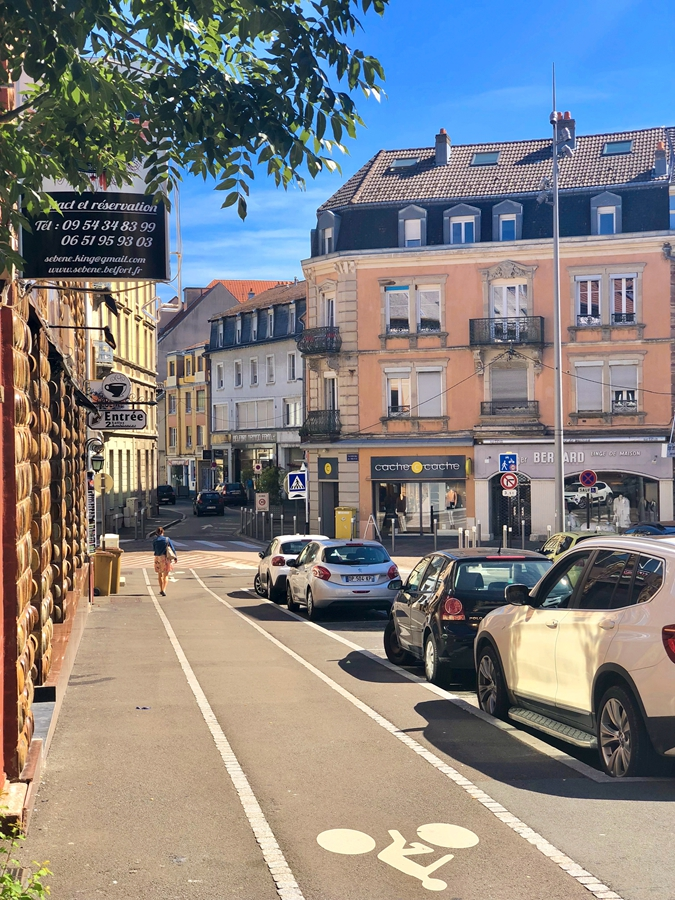
#> input picture 1.jpg, 675 x 900 px
$ jupyter execute '22 opencv 颜色反转.ipynb'
#> lines starting #> are read from the running program, lines starting #| are printed output that depends on the picture
[cell 1]
import cv2
import numpy as np
img = cv2.imread('1.jpg',1)
#> img is the input picture: shape (900, 675, 3); mean B, G, R 130, 129.9, 131.7
imgInfo = img.shape
#> imgInfo = (900, 675, 3)
height = imgInfo[0]
#> height = 900
width = imgInfo[1]
#> width = 675
deep = imgInfo[2]
#> deep = 3
dst = np.zeros((imgInfo),np.uint8)
for i in range(0,height):
    for j in range(0,width):
        (b,g,r) = img[i,j]
        dst[i,j] = (255-b,255-g,255-r)#颜色反转
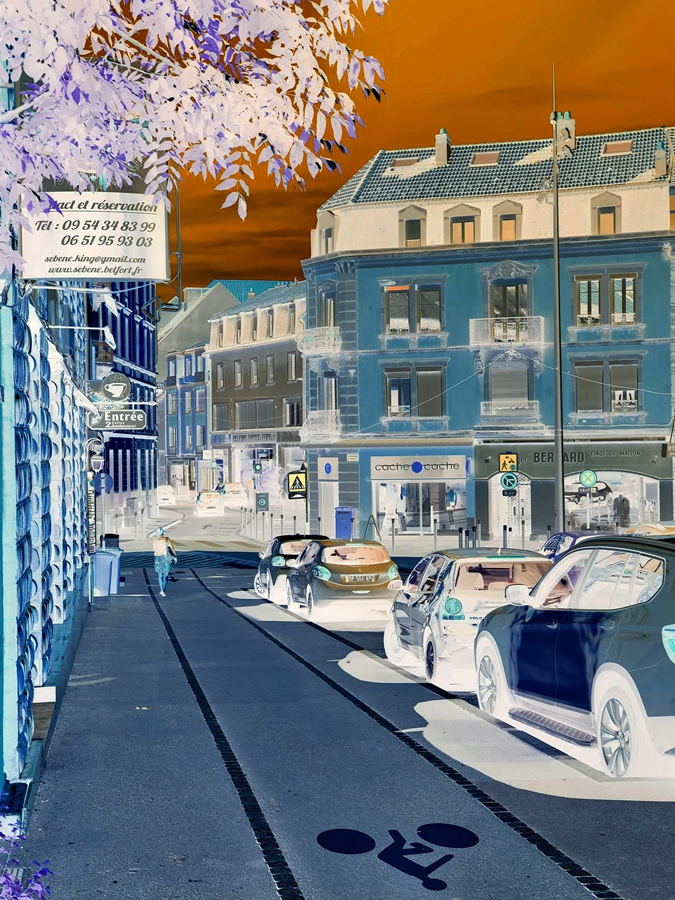
#> dst: shape (900, 675, 3); mean B, G, R 125, 125.1, 123.3
cv2.imshow('dst',dst)
cv2.imwrite('color_reverse.jpg',dst)
cv2.waitKey(0)

[cell 2]
import cv2
import numpy as np
img = cv2.imread('1.jpg',1)
imgInfo = img.shape
height = imgInfo[0]
width = imgInfo[1]
deep = imgInfo[2]
gray = cv2.cvtColor(img,cv2.COLOR_BGR2GRAY)
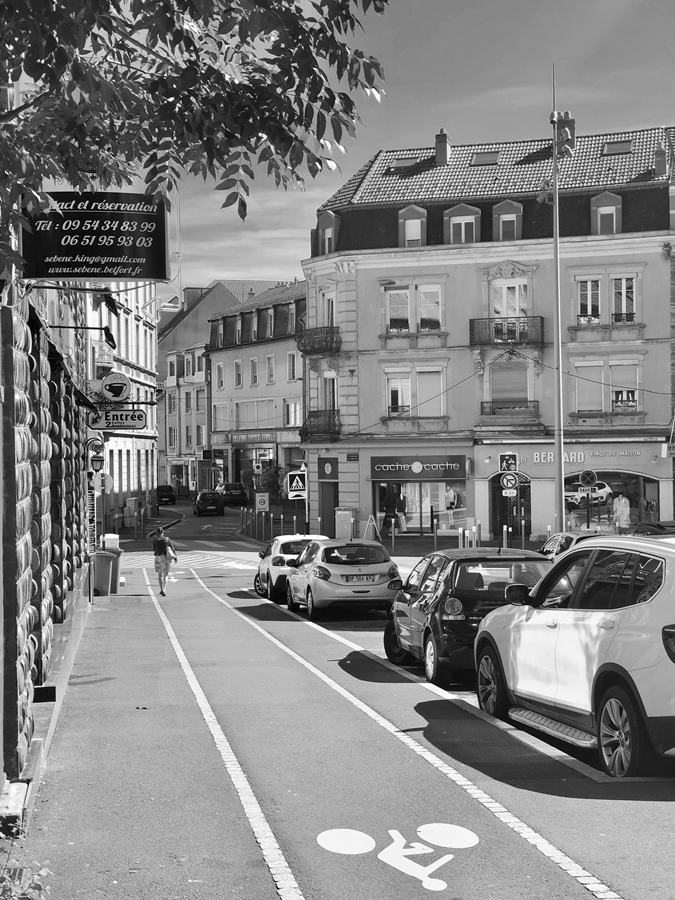
#> gray: shape (900, 675); min 0, max 255, mean 130.4
dst = np.zeros((height,width,1),np.uint8)
for i in range(0,height):
    for j in range(0,width):
        dst[i,j]=255-gray[i,j]
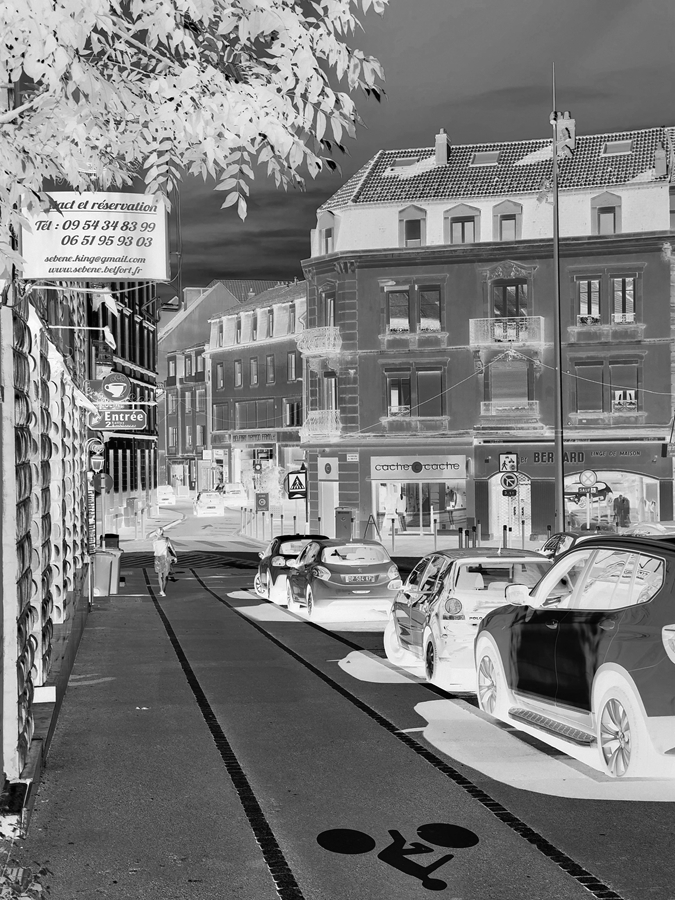
#> dst: shape (900, 675, 1); min 0, max 255, mean 124.6
cv2.imshow('dst',dst)
cv2.imwrite('gray_reverse.jpg',dst)
cv2.waitKey(0)
